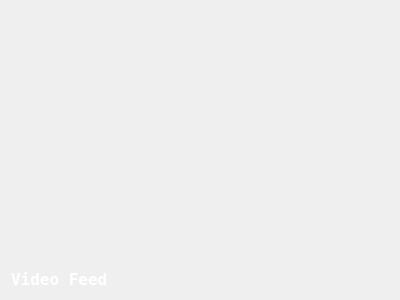
<?xml version="1.0" encoding="UTF-8"?>
<ui version="4.0">
 <class>VideoScreen</class>
 <widget class="QWidget" name="VideoScreen">
  <property name="geometry">
   <rect>
    <x>0</x>
    <y>0</y>
    <width>400</width>
    <height>300</height>
   </rect>
  </property>
  <property name="windowTitle">
   <string/>
  </property>
  <layout class="QVBoxLayout" name="verticalLayout">
   <item>
    <widget class="QLabel" name="feedInfo">
     <property name="palette">
      <palette>
       <active>
        <colorrole role="WindowText">
         <brush brushstyle="SolidPattern">
          <color alpha="255">
           <red>255</red>
           <green>255</green>
           <blue>255</blue>
          </color>
         </brush>
        </colorrole>
        <colorrole role="Button">
         <brush brushstyle="SolidPattern">
          <color alpha="255">
           <red>0</red>
           <green>0</green>
           <blue>0</blue>
          </color>
         </brush>
        </colorrole>
        <colorrole role="Light">
         <brush brushstyle="SolidPattern">
          <color alpha="255">
           <red>0</red>
           <green>0</green>
           <blue>0</blue>
          </color>
         </brush>
        </colorrole>
        <colorrole role="Midlight">
         <brush brushstyle="SolidPattern">
          <color alpha="255">
           <red>0</red>
           <green>0</green>
           <blue>0</blue>
          </color>
         </brush>
        </colorrole>
        <colorrole role="Dark">
         <brush brushstyle="SolidPattern">
          <color alpha="255">
           <red>0</red>
           <green>0</green>
           <blue>0</blue>
          </color>
         </brush>
        </colorrole>
        <colorrole role="Mid">
         <brush brushstyle="SolidPattern">
          <color alpha="255">
           <red>0</red>
           <green>0</green>
           <blue>0</blue>
          </color>
         </brush>
        </colorrole>
        <colorrole role="Text">
         <brush brushstyle="SolidPattern">
          <color alpha="255">
           <red>255</red>
           <green>255</green>
           <blue>255</blue>
          </color>
         </brush>
        </colorrole>
        <colorrole role="BrightText">
         <brush brushstyle="SolidPattern">
          <color alpha="255">
           <red>255</red>
           <green>255</green>
           <blue>255</blue>
          </color>
         </brush>
        </colorrole>
        <colorrole role="ButtonText">
         <brush brushstyle="SolidPattern">
          <color alpha="255">
           <red>255</red>
           <green>255</green>
           <blue>255</blue>
          </color>
         </brush>
        </colorrole>
        <colorrole role="Base">
         <brush brushstyle="SolidPattern">
          <color alpha="255">
           <red>0</red>
           <green>0</green>
           <blue>0</blue>
          </color>
         </brush>
        </colorrole>
        <colorrole role="Window">
         <brush brushstyle="SolidPattern">
          <color alpha="255">
           <red>0</red>
           <green>0</green>
           <blue>0</blue>
          </color>
         </brush>
        </colorrole>
        <colorrole role="Shadow">
         <brush brushstyle="SolidPattern">
          <color alpha="255">
           <red>0</red>
           <green>0</green>
           <blue>0</blue>
          </color>
         </brush>
        </colorrole>
        <colorrole role="AlternateBase">
         <brush brushstyle="SolidPattern">
          <color alpha="255">
           <red>0</red>
           <green>0</green>
           <blue>0</blue>
          </color>
         </brush>
        </colorrole>
        <colorrole role="ToolTipBase">
         <brush brushstyle="SolidPattern">
          <color alpha="255">
           <red>255</red>
           <green>255</green>
           <blue>220</blue>
          </color>
         </brush>
        </colorrole>
        <colorrole role="ToolTipText">
         <brush brushstyle="SolidPattern">
          <color alpha="255">
           <red>0</red>
           <green>0</green>
           <blue>0</blue>
          </color>
         </brush>
        </colorrole>
       </active>
       <inactive>
        <colorrole role="WindowText">
         <brush brushstyle="SolidPattern">
          <color alpha="255">
           <red>255</red>
           <green>255</green>
           <blue>255</blue>
          </color>
         </brush>
        </colorrole>
        <colorrole role="Button">
         <brush brushstyle="SolidPattern">
          <color alpha="255">
           <red>0</red>
           <green>0</green>
           <blue>0</blue>
          </color>
         </brush>
        </colorrole>
        <colorrole role="Light">
         <brush brushstyle="SolidPattern">
          <color alpha="255">
           <red>0</red>
           <green>0</green>
           <blue>0</blue>
          </color>
         </brush>
        </colorrole>
        <colorrole role="Midlight">
         <brush brushstyle="SolidPattern">
          <color alpha="255">
           <red>0</red>
           <green>0</green>
           <blue>0</blue>
          </color>
         </brush>
        </colorrole>
        <colorrole role="Dark">
         <brush brushstyle="SolidPattern">
          <color alpha="255">
           <red>0</red>
           <green>0</green>
           <blue>0</blue>
          </color>
         </brush>
        </colorrole>
        <colorrole role="Mid">
         <brush brushstyle="SolidPattern">
          <color alpha="255">
           <red>0</red>
           <green>0</green>
           <blue>0</blue>
          </color>
         </brush>
        </colorrole>
        <colorrole role="Text">
         <brush brushstyle="SolidPattern">
          <color alpha="255">
           <red>255</red>
           <green>255</green>
           <blue>255</blue>
          </color>
         </brush>
        </colorrole>
        <colorrole role="BrightText">
         <brush brushstyle="SolidPattern">
          <color alpha="255">
           <red>255</red>
           <green>255</green>
           <blue>255</blue>
          </color>
         </brush>
        </colorrole>
        <colorrole role="ButtonText">
         <brush brushstyle="SolidPattern">
          <color alpha="255">
           <red>255</red>
           <green>255</green>
           <blue>255</blue>
          </color>
         </brush>
        </colorrole>
        <colorrole role="Base">
         <brush brushstyle="SolidPattern">
          <color alpha="255">
           <red>0</red>
           <green>0</green>
           <blue>0</blue>
          </color>
         </brush>
        </colorrole>
        <colorrole role="Window">
         <brush brushstyle="SolidPattern">
          <color alpha="255">
           <red>0</red>
           <green>0</green>
           <blue>0</blue>
          </color>
         </brush>
        </colorrole>
        <colorrole role="Shadow">
         <brush brushstyle="SolidPattern">
          <color alpha="255">
           <red>0</red>
           <green>0</green>
           <blue>0</blue>
          </color>
         </brush>
        </colorrole>
        <colorrole role="AlternateBase">
         <brush brushstyle="SolidPattern">
          <color alpha="255">
           <red>0</red>
           <green>0</green>
           <blue>0</blue>
          </color>
         </brush>
        </colorrole>
        <colorrole role="ToolTipBase">
         <brush brushstyle="SolidPattern">
          <color alpha="255">
           <red>255</red>
           <green>255</green>
           <blue>220</blue>
          </color>
         </brush>
        </colorrole>
        <colorrole role="ToolTipText">
         <brush brushstyle="SolidPattern">
          <color alpha="255">
           <red>0</red>
           <green>0</green>
           <blue>0</blue>
          </color>
         </brush>
        </colorrole>
       </inactive>
       <disabled>
        <colorrole role="WindowText">
         <brush brushstyle="SolidPattern">
          <color alpha="255">
           <red>0</red>
           <green>0</green>
           <blue>0</blue>
          </color>
         </brush>
        </colorrole>
        <colorrole role="Button">
         <brush brushstyle="SolidPattern">
          <color alpha="255">
           <red>0</red>
           <green>0</green>
           <blue>0</blue>
          </color>
         </brush>
        </colorrole>
        <colorrole role="Light">
         <brush brushstyle="SolidPattern">
          <color alpha="255">
           <red>0</red>
           <green>0</green>
           <blue>0</blue>
          </color>
         </brush>
        </colorrole>
        <colorrole role="Midlight">
         <brush brushstyle="SolidPattern">
          <color alpha="255">
           <red>0</red>
           <green>0</green>
           <blue>0</blue>
          </color>
         </brush>
        </colorrole>
        <colorrole role="Dark">
         <brush brushstyle="SolidPattern">
          <color alpha="255">
           <red>0</red>
           <green>0</green>
           <blue>0</blue>
          </color>
         </brush>
        </colorrole>
        <colorrole role="Mid">
         <brush brushstyle="SolidPattern">
          <color alpha="255">
           <red>0</red>
           <green>0</green>
           <blue>0</blue>
          </color>
         </brush>
        </colorrole>
        <colorrole role="Text">
         <brush brushstyle="SolidPattern">
          <color alpha="255">
           <red>0</red>
           <green>0</green>
           <blue>0</blue>
          </color>
         </brush>
        </colorrole>
        <colorrole role="BrightText">
         <brush brushstyle="SolidPattern">
          <color alpha="255">
           <red>255</red>
           <green>255</green>
           <blue>255</blue>
          </color>
         </brush>
        </colorrole>
        <colorrole role="ButtonText">
         <brush brushstyle="SolidPattern">
          <color alpha="255">
           <red>0</red>
           <green>0</green>
           <blue>0</blue>
          </color>
         </brush>
        </colorrole>
        <colorrole role="Base">
         <brush brushstyle="SolidPattern">
          <color alpha="255">
           <red>0</red>
           <green>0</green>
           <blue>0</blue>
          </color>
         </brush>
        </colorrole>
        <colorrole role="Window">
         <brush brushstyle="SolidPattern">
          <color alpha="255">
           <red>0</red>
           <green>0</green>
           <blue>0</blue>
          </color>
         </brush>
        </colorrole>
        <colorrole role="Shadow">
         <brush brushstyle="SolidPattern">
          <color alpha="255">
           <red>0</red>
           <green>0</green>
           <blue>0</blue>
          </color>
         </brush>
        </colorrole>
        <colorrole role="AlternateBase">
         <brush brushstyle="SolidPattern">
          <color alpha="255">
           <red>0</red>
           <green>0</green>
           <blue>0</blue>
          </color>
         </brush>
        </colorrole>
        <colorrole role="ToolTipBase">
         <brush brushstyle="SolidPattern">
          <color alpha="255">
           <red>255</red>
           <green>255</green>
           <blue>220</blue>
          </color>
         </brush>
        </colorrole>
        <colorrole role="ToolTipText">
         <brush brushstyle="SolidPattern">
          <color alpha="255">
           <red>0</red>
           <green>0</green>
           <blue>0</blue>
          </color>
         </brush>
        </colorrole>
       </disabled>
      </palette>
     </property>
     <property name="text">
      <string/>
     </property>
     <property name="alignment">
      <set>Qt::AlignLeading|Qt::AlignLeft|Qt::AlignTop</set>
     </property>
    </widget>
   </item>
   <item>
    <spacer name="verticalSpacer">
     <property name="orientation">
      <enum>Qt::Vertical</enum>
     </property>
     <property name="sizeHint" stdset="0">
      <size>
       <width>20</width>
       <height>40</height>
      </size>
     </property>
    </spacer>
   </item>
   <item>
    <widget class="QLabel" name="feedName">
     <property name="palette">
      <palette>
       <active>
        <colorrole role="WindowText">
         <brush brushstyle="SolidPattern">
          <color alpha="255">
           <red>255</red>
           <green>255</green>
           <blue>255</blue>
          </color>
         </brush>
        </colorrole>
        <colorrole role="Button">
         <brush brushstyle="SolidPattern">
          <color alpha="255">
           <red>0</red>
           <green>0</green>
           <blue>0</blue>
          </color>
         </brush>
        </colorrole>
        <colorrole role="Light">
         <brush brushstyle="SolidPattern">
          <color alpha="255">
           <red>0</red>
           <green>0</green>
           <blue>0</blue>
          </color>
         </brush>
        </colorrole>
        <colorrole role="Midlight">
         <brush brushstyle="SolidPattern">
          <color alpha="255">
           <red>0</red>
           <green>0</green>
           <blue>0</blue>
          </color>
         </brush>
        </colorrole>
        <colorrole role="Dark">
         <brush brushstyle="SolidPattern">
          <color alpha="255">
           <red>0</red>
           <green>0</green>
           <blue>0</blue>
          </color>
         </brush>
        </colorrole>
        <colorrole role="Mid">
         <brush brushstyle="SolidPattern">
          <color alpha="255">
           <red>0</red>
           <green>0</green>
           <blue>0</blue>
          </color>
         </brush>
        </colorrole>
        <colorrole role="Text">
         <brush brushstyle="SolidPattern">
          <color alpha="255">
           <red>255</red>
           <green>255</green>
           <blue>255</blue>
          </color>
         </brush>
        </colorrole>
        <colorrole role="BrightText">
         <brush brushstyle="SolidPattern">
          <color alpha="255">
           <red>255</red>
           <green>255</green>
           <blue>255</blue>
          </color>
         </brush>
        </colorrole>
        <colorrole role="ButtonText">
         <brush brushstyle="SolidPattern">
          <color alpha="255">
           <red>255</red>
           <green>255</green>
           <blue>255</blue>
          </color>
         </brush>
        </colorrole>
        <colorrole role="Base">
         <brush brushstyle="SolidPattern">
          <color alpha="255">
           <red>0</red>
           <green>0</green>
           <blue>0</blue>
          </color>
         </brush>
        </colorrole>
        <colorrole role="Window">
         <brush brushstyle="SolidPattern">
          <color alpha="255">
           <red>0</red>
           <green>0</green>
           <blue>0</blue>
          </color>
         </brush>
        </colorrole>
        <colorrole role="Shadow">
         <brush brushstyle="SolidPattern">
          <color alpha="255">
           <red>0</red>
           <green>0</green>
           <blue>0</blue>
          </color>
         </brush>
        </colorrole>
        <colorrole role="AlternateBase">
         <brush brushstyle="SolidPattern">
          <color alpha="255">
           <red>0</red>
           <green>0</green>
           <blue>0</blue>
          </color>
         </brush>
        </colorrole>
        <colorrole role="ToolTipBase">
         <brush brushstyle="SolidPattern">
          <color alpha="255">
           <red>255</red>
           <green>255</green>
           <blue>220</blue>
          </color>
         </brush>
        </colorrole>
        <colorrole role="ToolTipText">
         <brush brushstyle="SolidPattern">
          <color alpha="255">
           <red>0</red>
           <green>0</green>
           <blue>0</blue>
          </color>
         </brush>
        </colorrole>
       </active>
       <inactive>
        <colorrole role="WindowText">
         <brush brushstyle="SolidPattern">
          <color alpha="255">
           <red>255</red>
           <green>255</green>
           <blue>255</blue>
          </color>
         </brush>
        </colorrole>
        <colorrole role="Button">
         <brush brushstyle="SolidPattern">
          <color alpha="255">
           <red>0</red>
           <green>0</green>
           <blue>0</blue>
          </color>
         </brush>
        </colorrole>
        <colorrole role="Light">
         <brush brushstyle="SolidPattern">
          <color alpha="255">
           <red>0</red>
           <green>0</green>
           <blue>0</blue>
          </color>
         </brush>
        </colorrole>
        <colorrole role="Midlight">
         <brush brushstyle="SolidPattern">
          <color alpha="255">
           <red>0</red>
           <green>0</green>
           <blue>0</blue>
          </color>
         </brush>
        </colorrole>
        <colorrole role="Dark">
         <brush brushstyle="SolidPattern">
          <color alpha="255">
           <red>0</red>
           <green>0</green>
           <blue>0</blue>
          </color>
         </brush>
        </colorrole>
        <colorrole role="Mid">
         <brush brushstyle="SolidPattern">
          <color alpha="255">
           <red>0</red>
           <green>0</green>
           <blue>0</blue>
          </color>
         </brush>
        </colorrole>
        <colorrole role="Text">
         <brush brushstyle="SolidPattern">
          <color alpha="255">
           <red>255</red>
           <green>255</green>
           <blue>255</blue>
          </color>
         </brush>
        </colorrole>
        <colorrole role="BrightText">
         <brush brushstyle="SolidPattern">
          <color alpha="255">
           <red>255</red>
           <green>255</green>
           <blue>255</blue>
          </color>
         </brush>
        </colorrole>
        <colorrole role="ButtonText">
         <brush brushstyle="SolidPattern">
          <color alpha="255">
           <red>255</red>
           <green>255</green>
           <blue>255</blue>
          </color>
         </brush>
        </colorrole>
        <colorrole role="Base">
         <brush brushstyle="SolidPattern">
          <color alpha="255">
           <red>0</red>
           <green>0</green>
           <blue>0</blue>
          </color>
         </brush>
        </colorrole>
        <colorrole role="Window">
         <brush brushstyle="SolidPattern">
          <color alpha="255">
           <red>0</red>
           <green>0</green>
           <blue>0</blue>
          </color>
         </brush>
        </colorrole>
        <colorrole role="Shadow">
         <brush brushstyle="SolidPattern">
          <color alpha="255">
           <red>0</red>
           <green>0</green>
           <blue>0</blue>
          </color>
         </brush>
        </colorrole>
        <colorrole role="AlternateBase">
         <brush brushstyle="SolidPattern">
          <color alpha="255">
           <red>0</red>
           <green>0</green>
           <blue>0</blue>
          </color>
         </brush>
        </colorrole>
        <colorrole role="ToolTipBase">
         <brush brushstyle="SolidPattern">
          <color alpha="255">
           <red>255</red>
           <green>255</green>
           <blue>220</blue>
          </color>
         </brush>
        </colorrole>
        <colorrole role="ToolTipText">
         <brush brushstyle="SolidPattern">
          <color alpha="255">
           <red>0</red>
           <green>0</green>
           <blue>0</blue>
          </color>
         </brush>
        </colorrole>
       </inactive>
       <disabled>
        <colorrole role="WindowText">
         <brush brushstyle="SolidPattern">
          <color alpha="255">
           <red>0</red>
           <green>0</green>
           <blue>0</blue>
          </color>
         </brush>
        </colorrole>
        <colorrole role="Button">
         <brush brushstyle="SolidPattern">
          <color alpha="255">
           <red>0</red>
           <green>0</green>
           <blue>0</blue>
          </color>
         </brush>
        </colorrole>
        <colorrole role="Light">
         <brush brushstyle="SolidPattern">
          <color alpha="255">
           <red>0</red>
           <green>0</green>
           <blue>0</blue>
          </color>
         </brush>
        </colorrole>
        <colorrole role="Midlight">
         <brush brushstyle="SolidPattern">
          <color alpha="255">
           <red>0</red>
           <green>0</green>
           <blue>0</blue>
          </color>
         </brush>
        </colorrole>
        <colorrole role="Dark">
         <brush brushstyle="SolidPattern">
          <color alpha="255">
           <red>0</red>
           <green>0</green>
           <blue>0</blue>
          </color>
         </brush>
        </colorrole>
        <colorrole role="Mid">
         <brush brushstyle="SolidPattern">
          <color alpha="255">
           <red>0</red>
           <green>0</green>
           <blue>0</blue>
          </color>
         </brush>
        </colorrole>
        <colorrole role="Text">
         <brush brushstyle="SolidPattern">
          <color alpha="255">
           <red>0</red>
           <green>0</green>
           <blue>0</blue>
          </color>
         </brush>
        </colorrole>
        <colorrole role="BrightText">
         <brush brushstyle="SolidPattern">
          <color alpha="255">
           <red>255</red>
           <green>255</green>
           <blue>255</blue>
          </color>
         </brush>
        </colorrole>
        <colorrole role="ButtonText">
         <brush brushstyle="SolidPattern">
          <color alpha="255">
           <red>0</red>
           <green>0</green>
           <blue>0</blue>
          </color>
         </brush>
        </colorrole>
        <colorrole role="Base">
         <brush brushstyle="SolidPattern">
          <color alpha="255">
           <red>0</red>
           <green>0</green>
           <blue>0</blue>
          </color>
         </brush>
        </colorrole>
        <colorrole role="Window">
         <brush brushstyle="SolidPattern">
          <color alpha="255">
           <red>0</red>
           <green>0</green>
           <blue>0</blue>
          </color>
         </brush>
        </colorrole>
        <colorrole role="Shadow">
         <brush brushstyle="SolidPattern">
          <color alpha="255">
           <red>0</red>
           <green>0</green>
           <blue>0</blue>
          </color>
         </brush>
        </colorrole>
        <colorrole role="AlternateBase">
         <brush brushstyle="SolidPattern">
          <color alpha="255">
           <red>0</red>
           <green>0</green>
           <blue>0</blue>
          </color>
         </brush>
        </colorrole>
        <colorrole role="ToolTipBase">
         <brush brushstyle="SolidPattern">
          <color alpha="255">
           <red>255</red>
           <green>255</green>
           <blue>220</blue>
          </color>
         </brush>
        </colorrole>
        <colorrole role="ToolTipText">
         <brush brushstyle="SolidPattern">
          <color alpha="255">
           <red>0</red>
           <green>0</green>
           <blue>0</blue>
          </color>
         </brush>
        </colorrole>
       </disabled>
      </palette>
     </property>
     <property name="font">
      <font>
       <family>Andale Mono</family>
       <pointsize>12</pointsize>
       <weight>75</weight>
       <bold>true</bold>
       <stylestrategy>PreferAntialias</stylestrategy>
      </font>
     </property>
     <property name="text">
      <string>Video Feed</string>
     </property>
    </widget>
   </item>
  </layout>
 </widget>
 <resources/>
 <connections/>
</ui>
